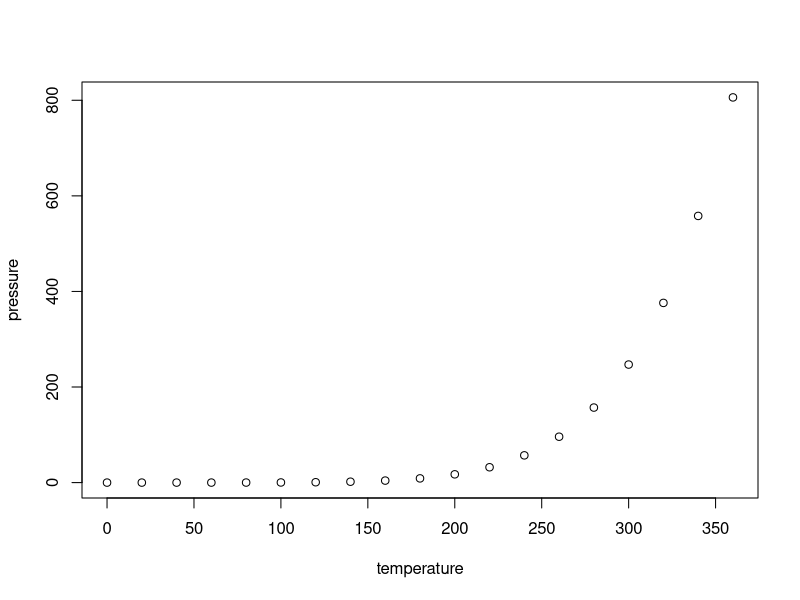
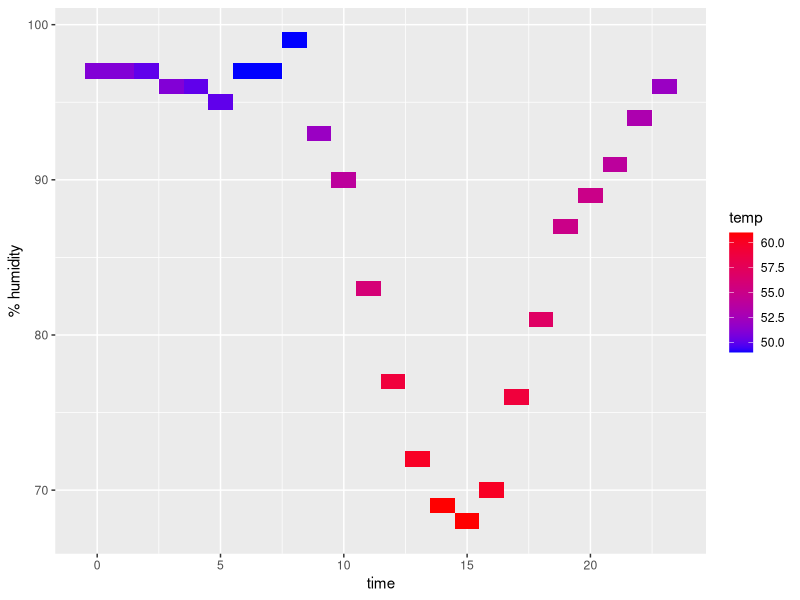

Write R code to recreate these figures, in order.
## ---- chunk 1
knitr::opts_chunk$set(echo = TRUE)
## ---- chunk 2
summary(cars)
## ---- chunk 3
plot(pressure)
## ---- chunk 4
library(ggplot2)
## ---- chunk 5
temp<-c(51,51,50,51,50,50,49,49,49,52,54,56,59,60,61,61,60,59,57,55,55,54,53,52)
time<-c(0, 1,2, 3, 4, 5, 6, 7, 8, 9, 10, 11, 12, 13, 14, 15, 16, 17, 18, 19, 20, 21,22, 23)
humidity<-c(97,97,97,96,96,95,97,97,99,93, 90,83,77,72,69,68,70,76,81,87,89,91,94,96)


dat<-data.frame(temp,time ,humidity  )
dat
## ---- chunk 6
ggplot(dat, aes(x = time, y = humidity)) + 
  geom_tile(aes(fill = temp)) + 
  scale_fill_gradient(low = "blue", high = "red") +
  labs(y = '% humidity')

